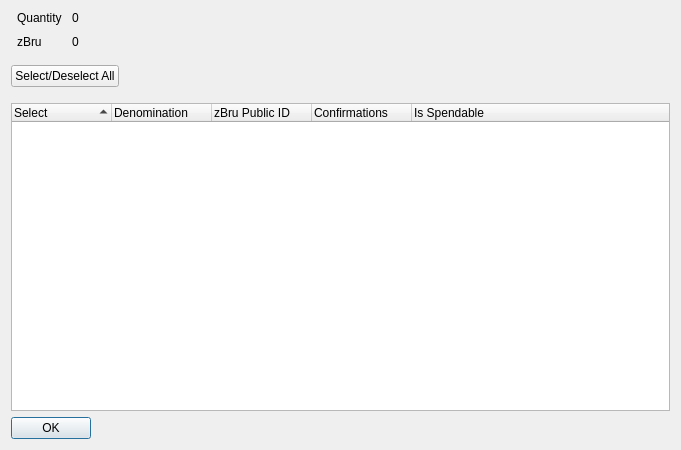
<?xml version="1.0" encoding="UTF-8"?>
<ui version="4.0">
 <class>ZBruControlDialog</class>
 <widget class="QDialog" name="ZBruControlDialog">
  <property name="geometry">
   <rect>
    <x>0</x>
    <y>0</y>
    <width>681</width>
    <height>450</height>
   </rect>
  </property>
  <property name="minimumSize">
   <size>
    <width>681</width>
    <height>450</height>
   </size>
  </property>
  <property name="windowTitle">
   <string>Select zBru to Spend</string>
  </property>
  <layout class="QVBoxLayout" name="verticalLayout" stretch="0,0,0,0">
   <item>
    <layout class="QHBoxLayout" name="horizontalLayout" stretch="0,0">
     <property name="spacing">
      <number>-1</number>
     </property>
     <property name="bottomMargin">
      <number>10</number>
     </property>
     <item>
      <layout class="QFormLayout" name="formLayout">
       <property name="horizontalSpacing">
        <number>10</number>
       </property>
       <property name="verticalSpacing">
        <number>10</number>
       </property>
       <property name="leftMargin">
        <number>6</number>
       </property>
       <property name="rightMargin">
        <number>6</number>
       </property>
       <item row="0" column="0">
        <widget class="QLabel" name="labelQuantity">
         <property name="text">
          <string>Quantity</string>
         </property>
        </widget>
       </item>
       <item row="0" column="1">
        <widget class="QLabel" name="labelQuantity_int">
         <property name="text">
          <string>0</string>
         </property>
        </widget>
       </item>
       <item row="1" column="0">
        <widget class="QLabel" name="labelZBru">
         <property name="text">
          <string>zBru</string>
         </property>
        </widget>
       </item>
       <item row="1" column="1">
        <widget class="QLabel" name="labelZBru_int">
         <property name="text">
          <string>0</string>
         </property>
        </widget>
       </item>
      </layout>
     </item>
     <item>
      <spacer name="horizontalSpacer_2">
       <property name="orientation">
        <enum>Qt::Horizontal</enum>
       </property>
       <property name="sizeHint" stdset="0">
        <size>
         <width>40</width>
         <height>20</height>
        </size>
       </property>
      </spacer>
     </item>
    </layout>
   </item>
   <item>
    <layout class="QHBoxLayout" name="horizontalLayout3" stretch="0,0">
     <property name="spacing">
      <number>14</number>
     </property>
     <property name="bottomMargin">
      <number>10</number>
     </property>
     <item>
      <widget class="QPushButton" name="pushButtonAll">
       <property name="text">
        <string>Select/Deselect All</string>
       </property>
      </widget>
     </item>
     <item>
      <spacer name="horizontalSpacer">
       <property name="orientation">
        <enum>Qt::Horizontal</enum>
       </property>
       <property name="sizeHint" stdset="0">
        <size>
         <width>40</width>
         <height>20</height>
        </size>
       </property>
      </spacer>
     </item>
    </layout>
   </item>
   <item>
    <widget class="QTreeWidget" name="treeWidget">
     <property name="sizePolicy">
      <sizepolicy hsizetype="Expanding" vsizetype="Expanding">
       <horstretch>0</horstretch>
       <verstretch>0</verstretch>
      </sizepolicy>
     </property>
     <property name="minimumSize">
      <size>
       <width>0</width>
       <height>250</height>
      </size>
     </property>
     <property name="alternatingRowColors">
      <bool>true</bool>
     </property>
     <property name="sortingEnabled">
      <bool>true</bool>
     </property>
     <property name="columnCount">
      <number>5</number>
     </property>
     <attribute name="headerDefaultSectionSize">
      <number>100</number>
     </attribute>
     <column>
      <property name="text">
       <string notr="true">Select</string>
      </property>
     </column>
     <column>
      <property name="text">
       <string notr="true">Denomination</string>
      </property>
     </column>
     <column>
      <property name="text">
       <string notr="true">zBru Public ID</string>
      </property>
     </column>
     <column>
      <property name="text">
       <string notr="true">Confirmations</string>
      </property>
     </column>
     <column>
      <property name="text">
       <string>Is Spendable</string>
      </property>
     </column>
    </widget>
   </item>
   <item>
    <widget class="QDialogButtonBox" name="buttonBox">
     <property name="sizePolicy">
      <sizepolicy hsizetype="Maximum" vsizetype="Fixed">
       <horstretch>0</horstretch>
       <verstretch>0</verstretch>
      </sizepolicy>
     </property>
     <property name="orientation">
      <enum>Qt::Horizontal</enum>
     </property>
     <property name="standardButtons">
      <set>QDialogButtonBox::Ok</set>
     </property>
    </widget>
   </item>
  </layout>
 </widget>
 <resources/>
 <connections>
  <connection>
   <sender>buttonBox</sender>
   <signal>accepted()</signal>
   <receiver>ZBruControlDialog</receiver>
   <slot>accept()</slot>
   <hints>
    <hint type="sourcelabel">
     <x>248</x>
     <y>254</y>
    </hint>
    <hint type="destinationlabel">
     <x>157</x>
     <y>274</y>
    </hint>
   </hints>
  </connection>
  <connection>
   <sender>buttonBox</sender>
   <signal>rejected()</signal>
   <receiver>ZBruControlDialog</receiver>
   <slot>reject()</slot>
   <hints>
    <hint type="sourcelabel">
     <x>316</x>
     <y>260</y>
    </hint>
    <hint type="destinationlabel">
     <x>286</x>
     <y>274</y>
    </hint>
   </hints>
  </connection>
 </connections>
</ui>
